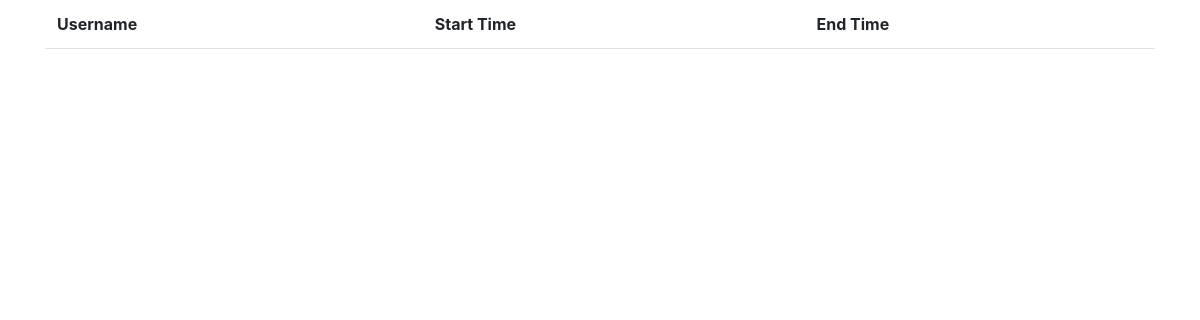
The page /list/ on the database as committed earlier.
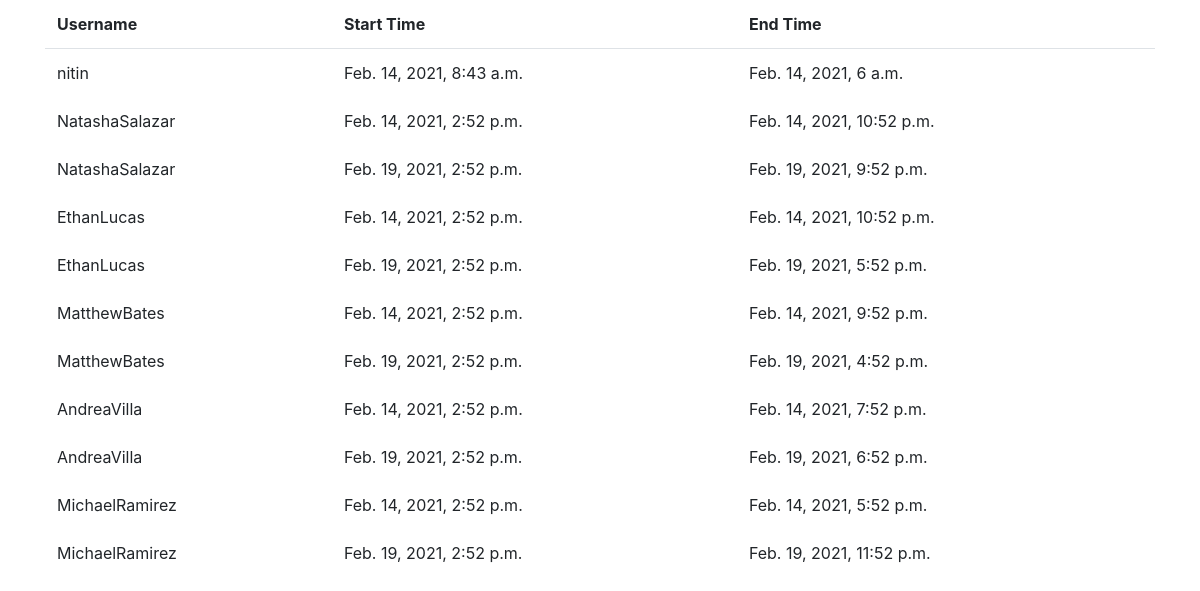
The same page on the database as committed later.
### employee_register/models.py (models this page shows, shortened)
class ActivityPeriod(models.Model):
    user = models.ForeignKey(User,on_delete=models.CASCADE)
    start_time= models.DateTimeField()
    end_time= models.DateTimeField()

### employee_register/views.py (the view)
# urls.py: path('list/',views.employee_list,name='employee_list'), # get req. to retrieve and display all records
def employee_list(request):
    context = {'employee_list': ActivityPeriod.objects.all()}
    return render(request, "employee_register/employee_list.html", context)

### employee_register/templates/employee_register/employee_list.html
{% extends "employee_register/base.html" %}
{% block content %}
<table class="table table-borderless">
    <thead class="border-bottom font-weight-bold">
        <tr>
            <td>Username</td>
            <td>Start Time</td>
            <td>End Time</td>
        </tr>
    </thead>
    <tbody>
        {% for employee in employee_list %}
            <tr>
                <td>{{employee.user}}</td>
                <td>{{employee.start_time}}</td>
                <td>{{employee.end_time}}</td>
            </tr>
        {% endfor %}
    </tbody>
</table>
{% endblock content %}

### employee_register/templates/employee_register/base.html (shortened to what this page needs)
<!DOCTYPE html>
<html lang="en">
<head>
    <link rel="stylesheet" href="https://stackpath.bootstrapcdn.com/bootstrap/4.3.1/css/bootstrap.min.css"
>
    <link rel="stylesheet" href="https://cdnjs.cloudflare.com/ajax/libs/font-awesome/5.11.2/css/all.min.css">
</head>
<body>
    <div class="container">
        {% block content %}
                {% endblock content %}
    </div>
</body>
</html>

Rows that differ between the two databases and show on the page:
added ActivityPeriod: user "nitin", start_time "Feb. 14, 2021, 8:43 a.m.", end_time "Feb. 14, 2021, 6 a.m."
added ActivityPeriod: user "NatashaSalazar", start_time "Feb. 14, 2021, 2:52 p.m.", end_time "Feb. 14, 2021, 10:52 p.m."
added ActivityPeriod: user "NatashaSalazar", start_time "Feb. 19, 2021, 2:52 p.m.", end_time "Feb. 19, 2021, 9:52 p.m."
added ActivityPeriod: user "EthanLucas", start_time "Feb. 14, 2021, 2:52 p.m.", end_time "Feb. 14, 2021, 10:52 p.m."
added ActivityPeriod: user "EthanLucas", start_time "Feb. 19, 2021, 2:52 p.m.", end_time "Feb. 19, 2021, 5:52 p.m."
added ActivityPeriod: user "MatthewBates", start_time "Feb. 14, 2021, 2:52 p.m.", end_time "Feb. 14, 2021, 9:52 p.m."
added ActivityPeriod: user "MatthewBates", start_time "Feb. 19, 2021, 2:52 p.m.", end_time "Feb. 19, 2021, 4:52 p.m."
added ActivityPeriod: user "AndreaVilla", start_time "Feb. 14, 2021, 2:52 p.m.", end_time "Feb. 14, 2021, 7:52 p.m."
added ActivityPeriod: user "AndreaVilla", start_time "Feb. 19, 2021, 2:52 p.m.", end_time "Feb. 19, 2021, 6:52 p.m."
added ActivityPeriod: user "MichaelRamirez", start_time "Feb. 14, 2021, 2:52 p.m.", end_time "Feb. 14, 2021, 5:52 p.m."
added ActivityPeriod: user "MichaelRamirez", start_time "Feb. 19, 2021, 2:52 p.m.", end_time "Feb. 19, 2021, 11:52 p.m."
